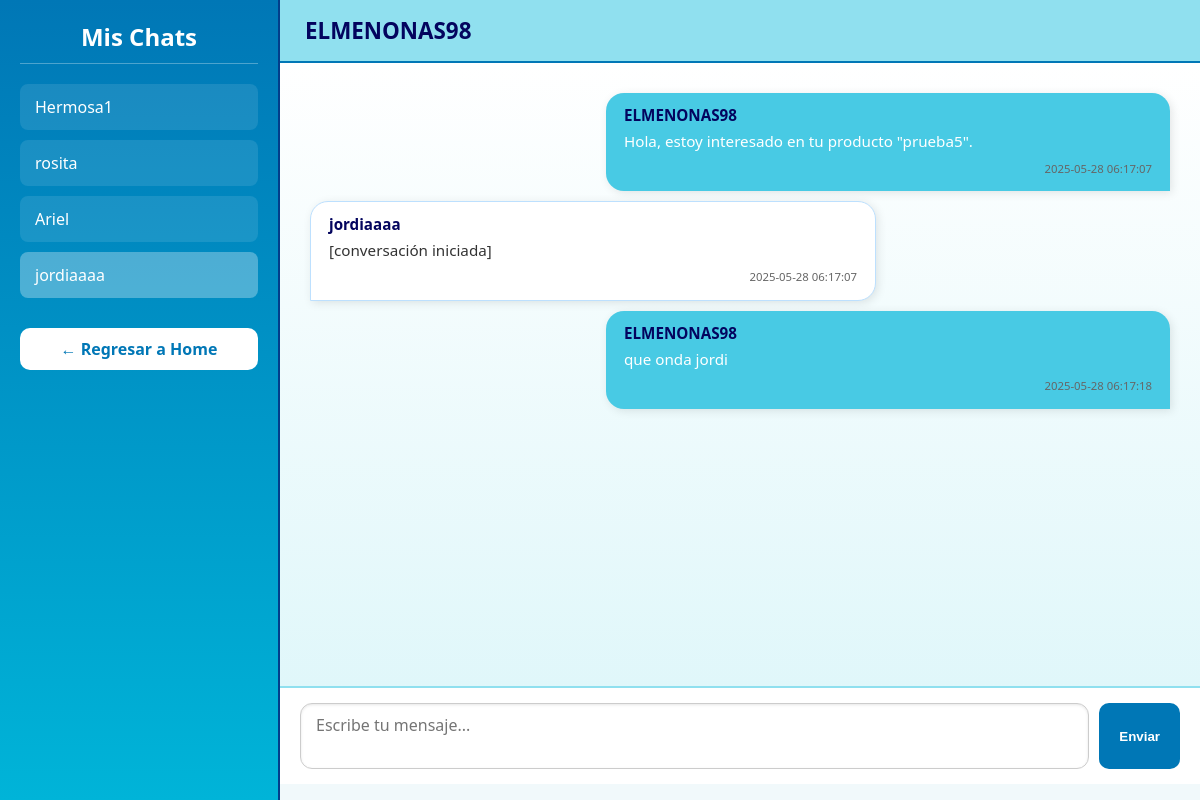
The page /chats.php?chat=20 (signed in) on the database its author committed.
### tables this page shows
CREATE TABLE `chat` (
  `IDchat` int(11) NOT NULL,
  `FechaHoraUltimoMensaje` timestamp NOT NULL DEFAULT current_timestamp(),
  `IDproducto` int(11) DEFAULT NULL
);

CREATE TABLE `msgs` (
  `IDmsgs` int(11) NOT NULL,
  `IDusuario` int(11) DEFAULT NULL,
  `IDchat` int(11) DEFAULT NULL,
  `Mensaje` text NOT NULL,
  `FechaHora` timestamp NOT NULL DEFAULT current_timestamp()
);

CREATE TABLE `usuario` (
  `IDusuario` int(11) NOT NULL,
  `Nombre` varchar(100) NOT NULL,
  `Contraseña` varchar(255) NOT NULL,
  `Apellidos` varchar(100) NOT NULL,
  `NombreUsuario` varchar(50) NOT NULL,
  `Correo` varchar(100) NOT NULL,
  `FechaNacimiento` date NOT NULL,
  `Rol` enum('admin','usuario','super') NOT NULL DEFAULT 'usuario',
  `FechaRegistro` timestamp NOT NULL DEFAULT current_timestamp(),
  `Estado` enum('activo','inactivo') DEFAULT 'activo',
  `Genero` enum('masculino','femenino','otro') DEFAULT 'otro',
  `IDmultimedia` int(11) DEFAULT NULL,
  `Avatar` mediumblob DEFAULT NULL,
  `TipoPrivacidad` enum('comprador','vendedor','ambos') NOT NULL DEFAULT 'comprador'
);

### chats.php (the view, shortened to what this page needs)
<?php
include 'conexionCapa.php';
$mi_id = $_SESSION['usuario_id'];
if (isset($_GET['chat'])) {
    $chat_id = intval($_GET['chat']);
    $stmt = $conn->prepare("
        SELECT u.NombreUsuario, m.Mensaje, m.FechaHora
        FROM msgs m
        JOIN usuario u ON m.IDusuario = u.IDusuario
        WHERE m.IDchat = ?
        ORDER BY m.FechaHora ASC
    ");
    $stmt->bind_param("i", $chat_id);
    $stmt->execute();
    $mensajes = $stmt->get_result();
}
$chats = $conn->query("
    SELECT c.IDchat, u.NombreUsuario AS Participante
    FROM chat c
    JOIN msgs m ON c.IDchat = m.IDchat
    JOIN usuario u ON m.IDusuario != $mi_id AND u.IDusuario = m.IDusuario
    WHERE c.IDchat IN (
        SELECT IDchat FROM msgs WHERE IDusuario = $mi_id
    )
    GROUP BY c.IDchat
    ORDER BY c.FechaHoraUltimoMensaje DESC
");
?>
<body>
    <div class="chat-wrapper">
        <aside class="chat-sidebar">
            <h2>Mis Chats</h2>
            <ul class="chat-list">
                <?php while ($chat = $chats->fetch_assoc()): ?>
                    <li>
                        <a href="?chat=<?php echo $chat['IDchat']; ?>" class="<?php echo (isset($_GET['chat']) && $_GET['chat'] == $chat['IDchat']) ? 'active' : ''; ?>">
                            <?php echo $chat['Participante']; ?>
                        </a>
                    </li>
                <?php endwhile; ?>
            </ul>
<?php
if (isset($_SESSION["rol"]) && $_SESSION["rol"] === "admin") {
    $enlaceHome = "home_admin.php";
} elseif (isset($_SESSION["tipo_privacidad"])) {
    if ($_SESSION["tipo_privacidad"] === "vendedor") {
        $enlaceHome = "home_vendedor.php";
    } elseif ($_SESSION["tipo_privacidad"] === "comprador") {
        $enlaceHome = "home_comprador.php";
    }
}
?>
<a href="<?= $enlaceHome ?>" style="display: block; margin-top: 30px; text-align: center; background: white; color: #0077b6; padding: 10px 15px; border-radius: 10px; font-weight: bold; text-decoration: none;">← Regresar a Home</a>
</aside>
        <main class="chat-main">
            <header class="chat-header">
                <h3><?php echo htmlspecialchars($_SESSION['nombre_usuario']); ?></h3>
            </header>
            <section class="chat-messages">
                <?php if (isset($mensajes)): ?>
                    <?php while ($msg = $mensajes->fetch_assoc()): ?>
                        <div class="mensaje <?php echo ($msg['NombreUsuario'] === $_SESSION['nombre_usuario']) ? 'propio' : 'otro'; ?>">
                            <strong><?php echo $msg['NombreUsuario']; ?></strong>
                            <?php echo $msg['Mensaje']; ?>
                            <span class="hora"><?php echo $msg['FechaHora']; ?></span>
                        </div>
                    <?php endwhile; ?>
                <?php else: ?>
                    <p class="sin-chat">Selecciona un chat para comenzar.</p>
                <?php endif; ?>
            </section>
            <?php if (isset($chat_id)): ?>
                    <form method="POST" action="enviar_mensaje.php" class="form-mensaje">
                    <textarea name="mensaje" placeholder="Escribe tu mensaje..." required></textarea>
                    <button type="submit">Enviar</button>
                </form>
            <?php endif; ?>
        </main>
    </div>
</body>

### chats.php (style rules this page uses)
body { margin: 0; font-family: 'Segoe UI', sans-serif; background: linear-gradient(to right, #ade8f4, #caf0f8); display: flex; height: 100vh; }
.chat-wrapper { display: flex; width: 100%; height: 100%; box-shadow: 0 0 10px rgba(0, 0, 0, 0.2); }
.chat-sidebar { width: 280px; background: linear-gradient(to bottom, #0077b6, #00b4d8); color: white; padding: 20px; box-sizing: border-box; overflow-y: auto; border-right: 2px solid #023e8a; }
.chat-sidebar h2 { margin-top: 0; font-size: 1.5em; text-align: center; border-bottom: 1px solid rgba(255, 255, 255, 0.3); padding-bottom: 10px; }
.chat-list { list-style: none; padding: 0; margin-top: 20px; }
.chat-list a { display: block; padding: 12px 15px; background: rgba(255, 255, 255, 0.1); color: white; border-radius: 8px; margin-bottom: 10px; text-decoration: none; transition: background 0.3s; }
.chat-list a:hover, .chat-list a.active { background: rgba(255, 255, 255, 0.3); }
.chat-main { flex-grow: 1; display: flex; flex-direction: column; background: #f1f9fb; }
.chat-header { background: #90e0ef; padding: 15px 25px; border-bottom: 2px solid #0077b6; display: flex; flex-direction: column; justify-content: center; }
.chat-header h3 { margin: 0; font-size: 1.4em; color: #03045e; }
.chat-messages { flex-grow: 1; padding: 20px; overflow-y: auto; background: linear-gradient(to top, #e0f7fa, #ffffff); }
.mensaje { max-width: 60%; padding: 12px 18px; margin: 10px; border-radius: 18px; box-shadow: 2px 2px 10px rgba(0, 0, 0, 0.1); position: relative; font-size: 0.95em; line-height: 1.4em; word-wrap: break-word; }
.mensaje.propio { background: #48cae4; color: white; margin-left: auto; border-bottom-right-radius: 0; }
.mensaje.otro { background: #ffffff; color: #333; margin-right: auto; border-bottom-left-radius: 0; border: 1px solid #bde0fe; }
.mensaje strong { display: block; font-weight: bold; margin-bottom: 5px; color: #03045e; }
.hora { display: block; font-size: 0.75em; margin-top: 5px; color: #666; text-align: right; }
.form-mensaje { display: flex; padding: 15px 20px; border-top: 2px solid #90e0ef; background: #ffffff; }
.form-mensaje textarea { flex-grow: 1; padding: 10px 15px; border-radius: 12px; border: 1px solid #ccc; resize: none; font-family: inherit; font-size: 1em; box-shadow: inset 0 1px 3px rgba(0,0,0,0.1); }
.form-mensaje button { margin-left: 10px; padding: 10px 20px; background-color: #0077b6; color: white; border: none; border-radius: 10px; cursor: pointer; font-weight: bold; transition: background-color 0.3s; }

### rows shown on the page
chat: Participante "Hermosa1"
chat: Participante "rosita"
chat: Participante "Ariel"
chat: Participante "jordiaaaa"
msgs: IDusuario.NombreUsuario "ELMENONAS98", Mensaje "Hola, estoy interesado en tu producto \"prueba5\".", FechaHora "2025-05-28 06:17:07"
msgs: IDusuario.NombreUsuario "jordiaaaa", Mensaje "[conversación iniciada]", FechaHora "2025-05-28 06:17:07"
msgs: IDusuario.NombreUsuario "ELMENONAS98", Mensaje "que onda jordi", FechaHora "2025-05-28 06:17:18"

### other values the page prints
$_SESSION['nombre_usuario'] "ELMENONAS98"
